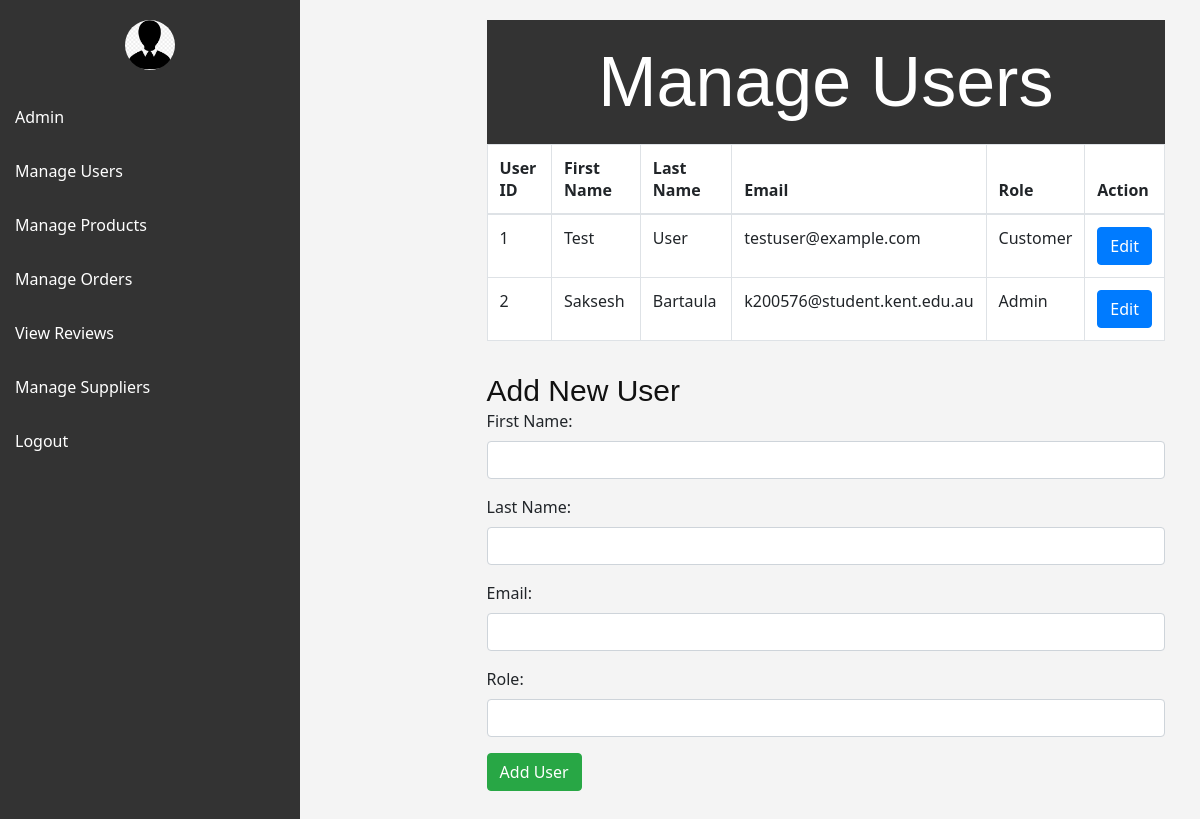
The page /manage_users.php on the database its author committed.
### tables this page shows
CREATE TABLE `user` (
  `Id` int(11) NOT NULL,
  `FName` varchar(50) NOT NULL,
  `LName` varchar(50) NOT NULL,
  `Phone_no` varchar(20) NOT NULL,
  `Password` varchar(255) NOT NULL,
  `Email` varchar(50) NOT NULL,
  `Type` varchar(50) NOT NULL,
  `gender` varchar(10) NOT NULL,
  `delete_flag` tinyint(1) NOT NULL DEFAULT 0,
  `date_created` datetime NOT NULL DEFAULT current_timestamp(),
  `date_updated` datetime DEFAULT NULL ON UPDATE current_timestamp()
);

### manage_users.php (the view, shortened to what this page needs)
<?php
include 'config.php';
function fetchAllUsers($conn) {
    $sql = "SELECT * FROM User";
    $result = $conn->query($sql);
    if ($result->num_rows > 0) {
        return $result->fetch_all(MYSQLI_ASSOC);
    } else {
        return [];
    }
}
?>
<!DOCTYPE html>
<html lang="en">
<head>
    <link href="https://cdn.jsdelivr.net/npm/bootstrap@5.3.0/dist/css/bootstrap.min.css" rel="stylesheet">
    <link rel="stylesheet" href="css/bootstrap.min.css" type="text/css">
    <link rel="stylesheet" href="css/font-awesome.min.css" type="text/css">
    <link rel="stylesheet" href="css/style.css" type="text/css">
</head>
<body>
<div id="navbar">
<img src="img/admin.png" alt="Profile Picture">
        <a href="admin.php">Admin</a>
        <a href="manage_users.php">Manage Users</a>
        <a href="manage_products.php">Manage Products</a>
        <a href="manage_orders.php">Manage Orders</a>
        <a href="manage_reviews.php">View Reviews</a>
        <a href="manage_suppliers.php">Manage Suppliers</a>
        <a href="logout.php">Logout</a>
    </div>
<div class="container">
<div class="content">
    <h1>Manage Users</h1>
    <section>
    <div class="table-responsive">
        <table class="table table-bordered">
            <thead>
                <tr>
                    <th>User ID</th>
                    <th>First Name</th>
                    <th>Last Name</th>
                    <th>Email</th>
                    <th>Role</th>
                    <th>Action</th>
                </tr>
            </thead>
            <tbody>
                <?php
                $users = fetchAllUsers($conn);
                foreach ($users as $user) {
                    echo "<tr>";
                    echo "<td>{$user['Id']}</td>";
                    echo "<td>{$user['FName']}</td>";
                    echo "<td>{$user['LName']}</td>";
                    echo "<td>{$user['Email']}</td>";
                    echo "<td>{$user['Type']}</td>";
                    echo "<td><a href='edit_user.php?id={$user['Id']}' class='btn btn-primary'>Edit</a></td>";
                    echo "</tr>";
                }
                ?>
            </tbody>
        </table>
    </div>
    <form method="POST" action="<?php echo htmlspecialchars($_SERVER["PHP_SELF"]); ?>" class="mt-3">
        <h3>Add New User</h3>
        <div class="mb-3">
            <label for="first_name" class="form-label">First Name:</label>
            <input type="text" class="form-control" id="first_name" name="first_name" required>
        </div>
        <div class="mb-3">
            <label for="last_name" class="form-label">Last Name:</label>
            <input type="text" class="form-control" id="last_name" name="last_name" required>
        </div>
        <div class="mb-3">
            <label for="email" class="form-label">Email:</label>
            <input type="email" class="form-control" id="email" name="email" required>
        </div>
        <div class="mb-3">
            <label for="role" class="form-label">Role:</label>
            <input type="text" class="form-control" id="role" name="role" required>
        </div>
        <button type="submit" class="btn btn-success" name="add_user">Add User</button>
    </form>
</section>
    </div>
</div>
</body>
</html>

### css/style.css (style rules this page uses)
html, body { height: 100%; font-family: "Cairo", sans-serif; -webkit-font-smoothing: antialiased; font-smoothing: antialiased; }
h1, h2, h3, h4, h5, h6 { margin: 0; color: #111111; font-weight: 400; font-family: "Cairo", sans-serif; }
h1 { font-size: 70px; }
h3 { font-size: 30px; }
img { max-width: 100%; }
@media only screen and (min-width: 1200px) { .container { max-width: 1170px; } }

### manage_users.php (style rules this page uses)
body { font-family: 'Segoe UI', Tahoma, Geneva, Verdana, sans-serif; background-color: #f4f4f4; margin: 0; padding: 0; display: flex; }
#navbar { width: 300px; background-color: #333; padding-top: 20px; position: fixed; height: 100%; overflow: auto; color: white; transition: width 0.3s; }
#navbar img { width: 50px; height: 50px; border-radius: 50%; object-fit: cover; margin: 0 auto; display: block; margin-bottom: 20px; }
#navbar a { padding: 15px; text-decoration: none; font-size: 16px; color: #fff; display: block; transition: background-color 0.3s; }
.content { margin-left: 300px; padding: 20px; transition: margin-left 0.3s; width: calc(100% - 300px); box-sizing: border-box; }
h1 { text-align: center; padding: 20px; background-color: #333; color: #fff; }

### rows shown on the page
user: Id "1", FName "Test", LName "User", Email "testuser@example.com", Type "Customer"
user: Id "2", FName "Saksesh", LName "Bartaula", Email "k200576@student.kent.edu.au", Type "Admin"
